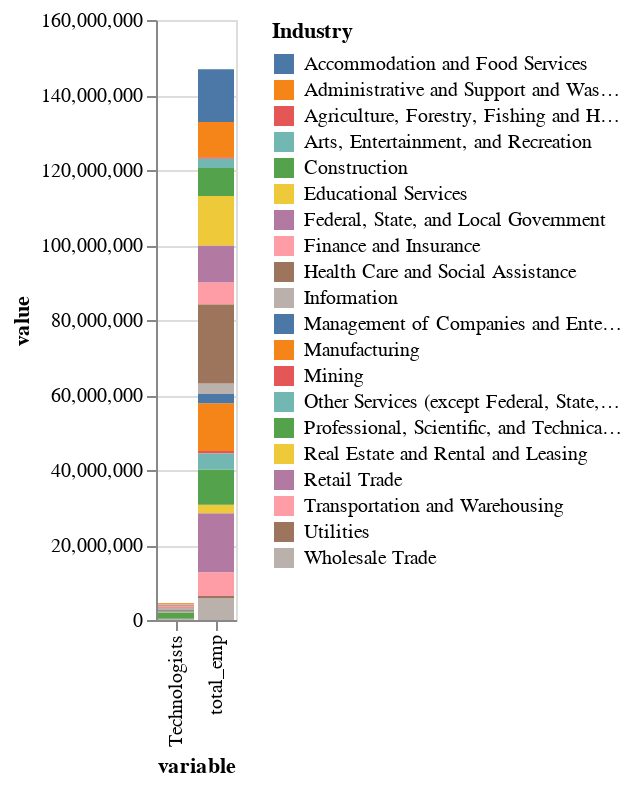

The notebook cell this image was saved under:
### Code cell
ratios = alt.Chart(types).mark_bar().encode(
    x='variable',
    y='value',
    color='Industry',
    tooltip=['Industry', 'value']
    )
ratios

### Figure 1 — Vega-Lite specification as saved in the notebook (floating-point values rounded to 4 significant figures)
{"config": {"view": {"continuousWidth": 400, "continuousHeight": 300}}, "data": {"name": "data-1988df436ee82602dc8324509df1c39f"}, "mark": "bar", "encoding": {"color": {"type": "nominal", "field": "Industry"}, "tooltip": [{"type": "nominal", "field": "Industry"}, {"type": "quantitative", "field": "value"}], "x": {"type": "nominal", "field": "variable"}, "y": {"type": "quantitative", "field": "value"}}, "$schema": "https://vega.github.io/schema/vega-lite/v4.8.1.json", "datasets": {"data-1988df436ee82602dc8324509df1c39f": [{"Industry": "Agriculture, Forestry, Fishing and Hunting", "variable": "Technologists", "value": 290}, {"Industry": "Mining", "variable": "Technologists", "value": 12630}, {"Industry": "Utilities", "variable": "Technologists", "value": 19480}, {"Industry": "Construction", "variable": "Technologists", "value": 18100}, {"Industry": "Manufacturing", "variable": "Technologists", "value": 307140}, {"Industry": "Wholesale Trade", "variable": "Technologists", "value": 173160}, {"Industry": "Retail Trade", "variable": "Technologists", "value": 49940}, {"Industry": "Transportation and Warehousing", "variable": "Technologists", "value": 39560}, {"Industry": "Information", "variable": "Technologists", "value": 588500}, {"Industry": "Finance and Insurance", "variable": "Technologists", "value": 438650}, {"Industry": "Real Estate and Rental and Leasing", "variable": "Technologists", "value": 18110}, {"Industry": "Professional, Scientific, and Technical Services", "variable": "Technologists", "value": 1664310}, {"Industry": "Management of Companies and Enterprises", "variable": "Technologists", "value": 289550}, {"Industry": "Administrative and Support and Waste Management and Remediation Services", "variable": "Technologists", "value": 235830}, {"Industry": "Educational Services", "variable": "Technologists", "value": 231480}, {"Industry": "Health Care and Social Assistance", "variable": "Technologists", "value": 146000}, {"Industry": "Arts, Entertainment, and Recreation", "variable": "Technologists", "value": 11310}, {"Industry": "Accommodation and Food Services", "variable": "Technologists", "value": 5160}, {"Industry": "Other Services (except Federal, State, and Local Government)", "variable": "Technologists", "value": 39750}, {"Industry": "Federal, State, and Local Government", "variable": "Technologists", "value": 263930}, {"Industry": "Agriculture, Forestry, Fishing and Hunting", "variable": "total_emp", "value": 430720}, {"Industry": "Mining", "variable": "total_emp", "value": 684390}, {"Industry": "Utilities", "variable": "total_emp", "value": 547100}, {"Industry": "Construction", "variable": "total_emp", "value": 7439360}, {"Industry": "Manufacturing", "variable": "total_emp", "value": 12707850}, {"Industry": "Wholesale Trade", "variable": "total_emp", "value": 5848510}, {"Industry": "Retail Trade", "variable": "total_emp", "value": 15822440}, {"Industry": "Transportation and Warehousing", "variable": "total_emp", "value": 6281590}, {"Industry": "Information", "variable": "total_emp", "value": 2831080}, {"Industry": "Finance and Insurance", "variable": "total_emp", "value": 5972610}, {"Industry": "Real Estate and Rental and Leasing", "variable": "total_emp", "value": 2259880}, {"Industry": "Professional, Scientific, and Technical Services", "variable": "total_emp", "value": 9379990}, {"Industry": "Management of Companies and Enterprises", "variable": "total_emp", "value": 2463870}, {"Industry": "Administrative and Support and Waste Management and Remediation Services", "variable": "total_emp", "value": 9372940}, {"Industry": "Educational Services", "variable": "total_emp", "value": 13275220}, {"Industry": "Health Care and Social Assistance", "variable": "total_emp", "value": 21025440}, {"Industry": "Arts, Entertainment, and Recreation", "variable": "total_emp", "value": 2484140}, {"Industry": "Accommodation and Food Services", "variable": "total_emp", "value": 14073290}, {"Industry": "Other Services (except Federal, State, and Local Government)", "variable": "total_emp", "value": 4249730}, {"Industry": "Federal, State, and Local Government", "variable": "total_emp", "value": 9725350}]}}
